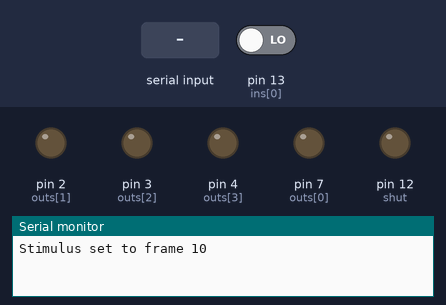
The sketch below on a simulated Arduino Uno, built with avr-gcc and run on an emulated ATmega328P. On the bench: output pins drawn as LEDs (lit = HIGH), the last lines printed to the serial monitor. Inputs (shaded band) come from the test bench; at power-on: pin 13 (ins[0]) LOW.

Above: at 1.2 s.
1.3 s: pin 13 (ins[0]) driven HIGH
At 2.5 s:
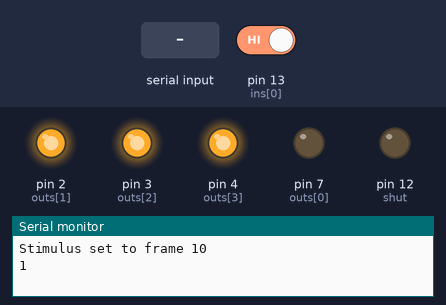
2.8 s: "90,45,200\n" received over Serial
At 3.4 s:
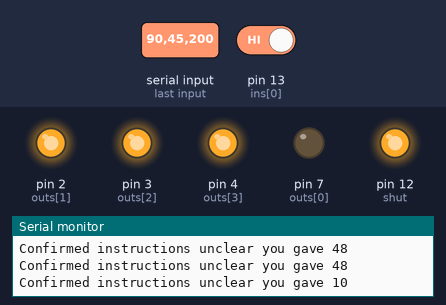
4.3 s: pin 13 (ins[0]) driven LOW
At 5.0 s:
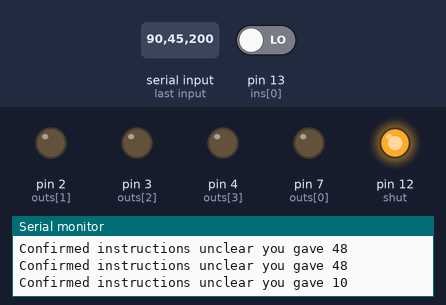
5.8 s: "90,45\n" received over Serial
At 6.9 s:
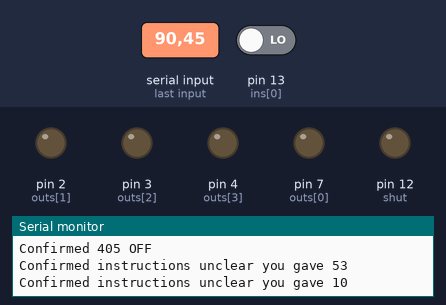
7.4 s: "114\n" received over Serial
At 8.6 s:
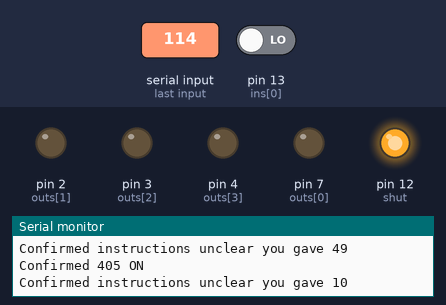
8.9 s: "1,90,45\n" received over Serial
At 10.1 s:
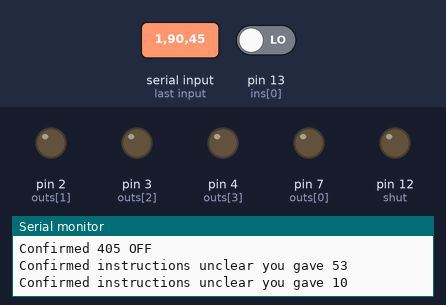
Timing chart, 0 to 11.5 s (numbered marks = the images above; inputs shaded):
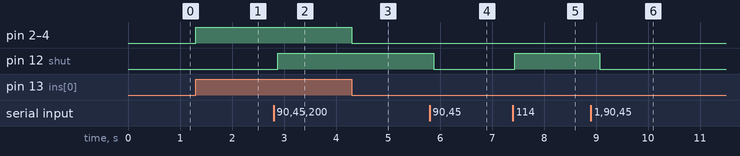

The sketch:

Arduino_stim_2-1.ino
```cpp
// Arduino Stim v 1.3
//
// This is an arduino sketch attempting to handle the electrical communication between
// an EMCCD, Isolator Battery, Coherent Laser box, in a controlled and programable fashion.
// This version is a working version that will drive up to a number of digital outputs.
// It operates by reading the rising edge of camera frame. When the camera frame is high,
// the digital signal for lasers goes high, then turn off with the camera fire line. The
// Stimulator turns on for a specified frame.
// AN 8-29-2019 Tim Ryan Lab
//
// User commands while running
// 'r' reset counting
// 's#' set frame # to new stimulation value
// 'S' stimulate train immediately
// 'f#' set frequency of train
// 'N#' set number of stimulations / train
// 'p'
//
// Change_log
// 2.1 Fully functional arduino program, incorporating arming protocol and streamlining communication
// 1.3 Added function generator support AJN 9-29-19
// 1.2 Added switcher support as a switch statement AJN 9-29-19

// USer Variables
int in = 1; // Specify number of inputs used
int out = 4; //Specify number of outputs used
int ins[] = {13}; // {Camera, Ext. Shut}
int shut = 12;
int outs[] = {7, 2, 3, 4}; // {Stimulate, Laser1, Laser2, ...}
int f = 1; // initial frequency of Stimulation in Hz
int N = 10; // Number of stimuli
int l405 = 0;
long pwidth = 1; // pulse width in milliseconds

// Initialization of user independent variables.
unsigned int count = 0; // Initialize Frame number (no negative frames)
bool cam0 = LOW; // Initialize 'previous' camera state as low
bool cam = LOW; // Initialize 'current' state as high
int arm = 0;
int stim = 10;  // Initialize no stimulation unless asked for it (setting to -1 prevents stimulation)
int laser_state = 0; // laser state to induce switching
long lastmil = 0; // Storage variable for previous time

unsigned long p = 1000/f; // Period between stimuli in ms
int flag = 0; // flag for timing

int n = 0; // stimulus counting variable


void setup() {
  for (int i =0; i< in; i++){ // loop over inputs
    pinMode(ins[i],INPUT);  // activate inputs
  }
  for (int i =0; i< out; i++){ // activate outputs
    pinMode(outs[i],OUTPUT);
    digitalWrite(outs[i], LOW); // initialize outputs to low
  }
  pinMode(shut,OUTPUT);
  digitalWrite(shut,LOW);
  // This section is for USB communication early on and will be streamlined after debugging 8-29-19
  Serial.begin(9600);
  Serial.setTimeout(100); // we won't be communicating that much, 100 ms should be fine
  Serial.print("Stimulus set to frame ");
  Serial.print(stim);
  Serial.print("\n");

}

void loop() {

  unsigned long nowt = millis();
  int cmd = 0; // Command variable for updating arduino state through USB
  cam = digitalRead(ins[0]); // Read camera state for this frame
  if(cam0 != cam) { // If camera state has changed execute following
    switch(cam){ // Switch between high and low states
      case HIGH: // Indicates Frame is being read
        if(digitalRead(ins[1]) == HIGH || in == 1){ // If either 1 input or the external shutter is open
          switch(laser_state){
          case 0: // all on or off
            for(int i=1; i < out; i++){ // Loop over laser outputs
              digitalWrite(outs[i],HIGH); // write outputs to high
            }
          case 1: //switcher between laser1 and laser2
            switch(count%2){
              case 0:
                digitalWrite(outs[1],HIGH);
                break;
              case 1:
                digitalWrite(outs[2],HIGH);
                break;
            }//end switch las_stat for switcher
          } // end switch laser state

          count++; // increment counting variable
          if(count == stim){
            if(arm == 1){flag = 1;}
          }
          Serial.print(count); // print camera frame
          Serial.print("\n"); // newline character
        }
        break; // Don't execute any more of the switch loop

      case  LOW:  // Indicates the frame has finished aquistion
        for(int i=1; i < out; i++){ // turn off lasers
          digitalWrite(outs[i],LOW); // write pin low
        } // all other work is taken care of on the rising edge. However if there is a use for the falling edge it would go here
        break;
    }
  } // end state change section
  cam0 = cam; // update previous state to current state

  // Stimulation Section
  if(flag == 1){ // if stimulation flag is high, look for stimulation behavior
    if(n == 0){ // if no stimuli have been given
      stimulate(); // stimulate
      //Serial.print(n);
      lastmil = nowt; // update time
      n = n+1;  // increment stim count
    }

    else{ // if one stimulus has already been given, wait p amount of milliseconds
      if(nowt - lastmil >= p && n<N){ // if delay has been long enough AND maximum number of stimuli hasn't been reached
        stimulate(); // stimulate
        lastmil = nowt; // update time
        n=n+1; // increment stim count
      }
    }

    if(n == N){n=0; flag = 0;} // reset stim count and flag
  }

  // Command Update Section
  if(Serial.available() >0){ // if there is a usb input, execute following
    cmd = Serial.read(); // Read the 1 byte input
    Serial.print("Confirmed "); // Respond to USB
    switch(cmd){ // switch statement allows for building of a variety of command interfaces
      case 114: // if the incoming byte is 'r'
        count = 0; // reset the counting variable to 0
        Serial.print("count = 0\n"); // Confirm change
        break;
      case 115: // If incoming byte is 's' the following bytes will be a framenumber
        stim = Serial.parseInt(); // parse the bytes into integers
        Serial.print("stimulus is now on frame "); // Confirm input
        Serial.print(stim); // Repeat input for confirmation
        Serial.print("\n"); // newline
        break;
      case 97: // If incoming byte is 's' the following bytes will be a framenumber
        arm = (arm +1) % 2;
        Serial.print("Arm is now "); // Confirm input
        Serial.print(arm); // Repeat input for confirmation
        Serial.print("\n"); // newline
        break;
      case 83: // If the incoming bit is 'S' then stimulate now
        flag = 1; // Run a train of stimuli at p intervals
        Serial.print("STIM!\n"); // communicate sitmulation
        break;
      case 52: // If the incoming bit is 'S' then stimulate now
        l405 = (l405+1)%2;
        if(l405 == 1){
          digitalWrite(shut,HIGH);
          Serial.print("405 ON\n");
          }
        if(l405 == 0){
          digitalWrite(shut,LOW);
          Serial.print("405 OFF\n");
        }
        break;
      case 119: // If the incoming bit is 'w' then turn on/off switcher
        if(laser_state == 1){laser_state = 0;}
        else if(laser_state == 0 ){laser_state = 1;}
        Serial.print("Switcher Toggled\n"); // Issue confirmation
        break;
      case 102: // if incoming bit is 'f' reset frequency
        f = Serial.parseInt(); // parse the bytes into integers
        p = 1000/f; // recalculate period
        Serial.print("stimulus is now at "); // Confirm Input
        Serial.print(f); // Repeat input for confirmation
        Serial.print("Hz\n"); // newline
        break;
      case 78: // if incoming bit is 'N' change number of stimuli
        N =Serial.parseInt(); // Parse incoming integer into N
        Serial.print("Number of stimuli is now "); // Confirm Input
        Serial.print(N); // Repeat input for confirmation
        Serial.print("\n"); // newline
        break;
      default: // occurs when we encounter and 'unexpected' case
        Serial.print("instructions unclear you gave "); // Indicates no handling of this case
        Serial.print(cmd); // prints out decimal number for future coding
        Serial.print("\n");
    }
  } // end serial loop
} // end main loop

void stimulate(){ // stimulate function
  digitalWrite(outs[0],HIGH);  // write pin high
  delay(pwidth);              // wait pulse width time
  digitalWrite(outs[0],LOW);  // write pin low
}

void train(){  // run a stimulation train at known intervals
  for(n = 0; n < N; n++){ // run for N stims
    stimulate(); // stimulate
    delay(p); // delay by period and repeat
  }
}
```

Measured:
- after the input at 1.3 s, pin 2 (outs[1]), pin 3 (outs[2]), pin 4 (outs[3]): LOW → HIGH at once
- after the input at 2.8 s, pin 12 (shut): LOW → HIGH after 0.08 s
- after the input at 4.3 s, pin 2 (outs[1]), pin 3 (outs[2]), pin 4 (outs[3]): HIGH → LOW at once
- after the input at 5.8 s, pin 12 (shut): HIGH → LOW after 0.08 s
- after the input at 7.4 s, pin 12 (shut): LOW → HIGH at once
- after the input at 8.9 s, pin 12 (shut): HIGH → LOW after 0.17 s
